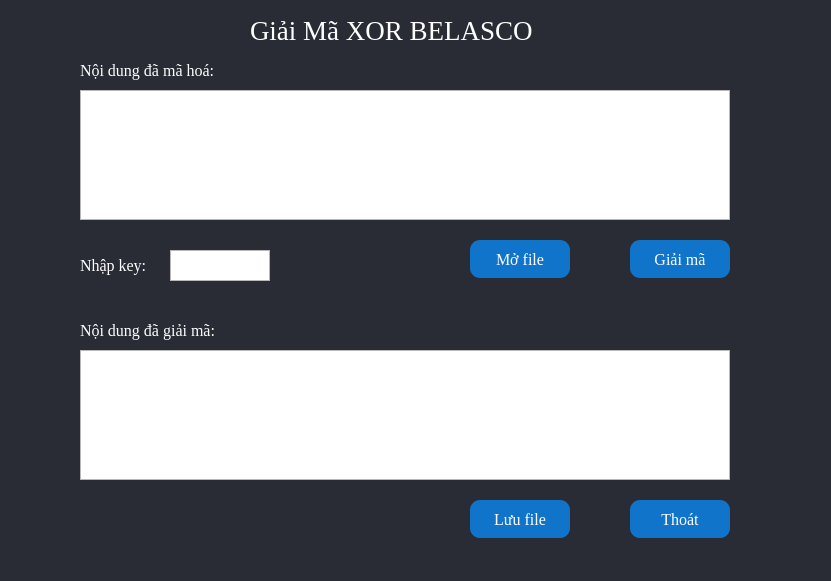
<?xml version="1.0" encoding="UTF-8"?>
<ui version="4.0">
 <class>Form</class>
 <widget class="QWidget" name="Form">
  <property name="geometry">
   <rect>
    <x>0</x>
    <y>0</y>
    <width>831</width>
    <height>581</height>
   </rect>
  </property>
  <property name="windowTitle">
   <string>Form</string>
  </property>
  <property name="styleSheet">
   <string notr="true">#Form{
background-color: #292C35;
color: rgb(255, 255, 255);
}
#btnGiaiMa{
	background-color: #1074CA;
	color: rgb(255, 255, 255);
	border-radius: 10px;
}
#btnOpenFile{
	background-color: #1074CA;
	color: rgb(255, 255, 255);
	border-radius: 10px;
}
#btnSaveFile{
	background-color: #1074CA;
	color: rgb(255, 255, 255);
	border-radius: 10px;

}
#btnClose{
	background-color: #1074CA;
	color: rgb(255, 255, 255);
	border-radius: 10px;

}</string>
  </property>
  <widget class="QTextEdit" name="txtVanBanGoc">
   <property name="geometry">
    <rect>
     <x>80</x>
     <y>350</y>
     <width>650</width>
     <height>130</height>
    </rect>
   </property>
   <property name="font">
    <font>
     <family>Times New Roman</family>
     <pointsize>12</pointsize>
    </font>
   </property>
   <property name="styleSheet">
    <string notr="true">color: rgb(255, 255, 255);
font: 12pt &quot;Times New Roman&quot;;</string>
   </property>
  </widget>
  <widget class="QLabel" name="label_2">
   <property name="geometry">
    <rect>
     <x>80</x>
     <y>60</y>
     <width>211</width>
     <height>21</height>
    </rect>
   </property>
   <property name="font">
    <font>
     <family>Times New Roman</family>
     <pointsize>12</pointsize>
    </font>
   </property>
   <property name="styleSheet">
    <string notr="true">color: rgb(255, 255, 255);</string>
   </property>
   <property name="text">
    <string>Nội dung đã mã hoá:</string>
   </property>
  </widget>
  <widget class="QTextEdit" name="txtKey">
   <property name="geometry">
    <rect>
     <x>170</x>
     <y>250</y>
     <width>100</width>
     <height>31</height>
    </rect>
   </property>
   <property name="font">
    <font>
     <family>Times New Roman</family>
     <pointsize>12</pointsize>
    </font>
   </property>
   <property name="styleSheet">
    <string notr="true">color: rgb(255, 255, 255);
font: 12pt &quot;Times New Roman&quot;;</string>
   </property>
  </widget>
  <widget class="QLabel" name="label_3">
   <property name="geometry">
    <rect>
     <x>80</x>
     <y>250</y>
     <width>81</width>
     <height>31</height>
    </rect>
   </property>
   <property name="font">
    <font>
     <family>Times New Roman</family>
     <pointsize>12</pointsize>
    </font>
   </property>
   <property name="styleSheet">
    <string notr="true">color: rgb(255, 255, 255);</string>
   </property>
   <property name="text">
    <string>Nhập key:</string>
   </property>
  </widget>
  <widget class="QLabel" name="label">
   <property name="geometry">
    <rect>
     <x>250</x>
     <y>0</y>
     <width>341</width>
     <height>61</height>
    </rect>
   </property>
   <property name="font">
    <font>
     <family>Times New Roman</family>
     <pointsize>20</pointsize>
     <weight>50</weight>
     <italic>false</italic>
     <bold>false</bold>
    </font>
   </property>
   <property name="styleSheet">
    <string notr="true">color: rgb(255, 255, 255);</string>
   </property>
   <property name="text">
    <string>Giải Mã XOR BELASCO</string>
   </property>
  </widget>
  <widget class="QPushButton" name="btnOpenFile">
   <property name="geometry">
    <rect>
     <x>470</x>
     <y>240</y>
     <width>100</width>
     <height>38</height>
    </rect>
   </property>
   <property name="font">
    <font>
     <family>Times New Roman</family>
     <pointsize>12</pointsize>
    </font>
   </property>
   <property name="text">
    <string>Mở file</string>
   </property>
   <property name="icon">
    <iconset>
     <normaloff>../icon/mo.png</normaloff>../icon/mo.png</iconset>
   </property>
  </widget>
  <widget class="QTextEdit" name="txtCiphertext">
   <property name="geometry">
    <rect>
     <x>80</x>
     <y>90</y>
     <width>650</width>
     <height>130</height>
    </rect>
   </property>
   <property name="styleSheet">
    <string notr="true">color: rgb(255, 255, 255);
font: 12pt &quot;Times New Roman&quot;;</string>
   </property>
  </widget>
  <widget class="QPushButton" name="btnSaveFile">
   <property name="geometry">
    <rect>
     <x>470</x>
     <y>500</y>
     <width>100</width>
     <height>38</height>
    </rect>
   </property>
   <property name="font">
    <font>
     <family>Times New Roman</family>
     <pointsize>12</pointsize>
    </font>
   </property>
   <property name="text">
    <string>Lưu file</string>
   </property>
   <property name="icon">
    <iconset>
     <normaloff>../icon/luufile.png</normaloff>../icon/luufile.png</iconset>
   </property>
   <property name="iconSize">
    <size>
     <width>16</width>
     <height>16</height>
    </size>
   </property>
   <property name="checkable">
    <bool>false</bool>
   </property>
  </widget>
  <widget class="QPushButton" name="btnGiaiMa">
   <property name="geometry">
    <rect>
     <x>630</x>
     <y>240</y>
     <width>100</width>
     <height>38</height>
    </rect>
   </property>
   <property name="font">
    <font>
     <family>Times New Roman</family>
     <pointsize>12</pointsize>
    </font>
   </property>
   <property name="text">
    <string>Giải mã</string>
   </property>
   <property name="icon">
    <iconset>
     <normaloff>../icon/gm_.png</normaloff>../icon/gm_.png</iconset>
   </property>
  </widget>
  <widget class="QLabel" name="label_4">
   <property name="geometry">
    <rect>
     <x>80</x>
     <y>320</y>
     <width>181</width>
     <height>21</height>
    </rect>
   </property>
   <property name="font">
    <font>
     <family>Times New Roman</family>
     <pointsize>12</pointsize>
    </font>
   </property>
   <property name="styleSheet">
    <string notr="true">color: rgb(255, 255, 255);</string>
   </property>
   <property name="text">
    <string>Nội dung đã giải mã:</string>
   </property>
  </widget>
  <widget class="QPushButton" name="btnClose">
   <property name="geometry">
    <rect>
     <x>630</x>
     <y>500</y>
     <width>100</width>
     <height>38</height>
    </rect>
   </property>
   <property name="font">
    <font>
     <family>Times New Roman</family>
     <pointsize>12</pointsize>
    </font>
   </property>
   <property name="text">
    <string>Thoát</string>
   </property>
   <property name="icon">
    <iconset>
     <normaloff>../icon/thoat.png</normaloff>../icon/thoat.png</iconset>
   </property>
   <property name="iconSize">
    <size>
     <width>20</width>
     <height>20</height>
    </size>
   </property>
   <property name="checkable">
    <bool>false</bool>
   </property>
  </widget>
 </widget>
 <resources/>
 <connections/>
</ui>
